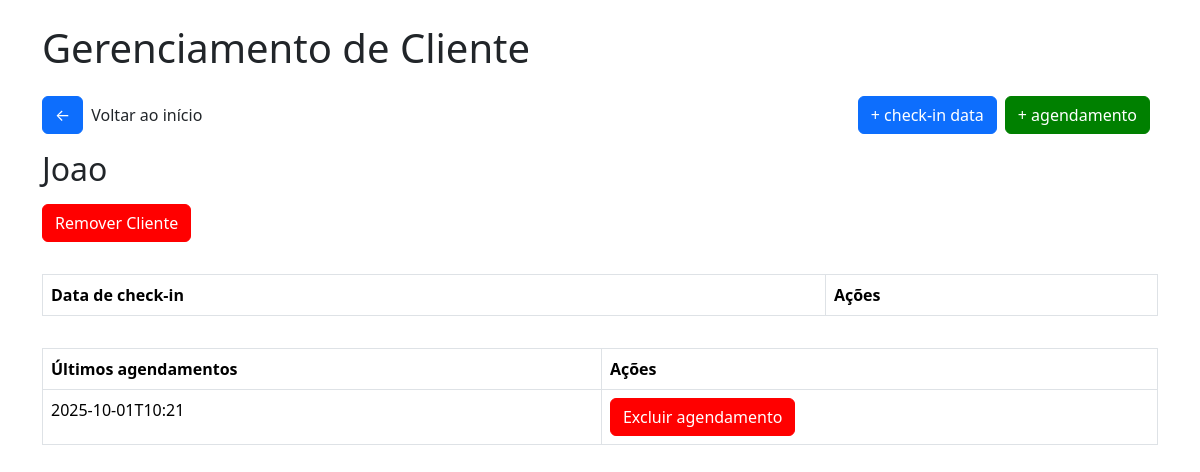
Page /clientemassagem/2 on the earlier database version.
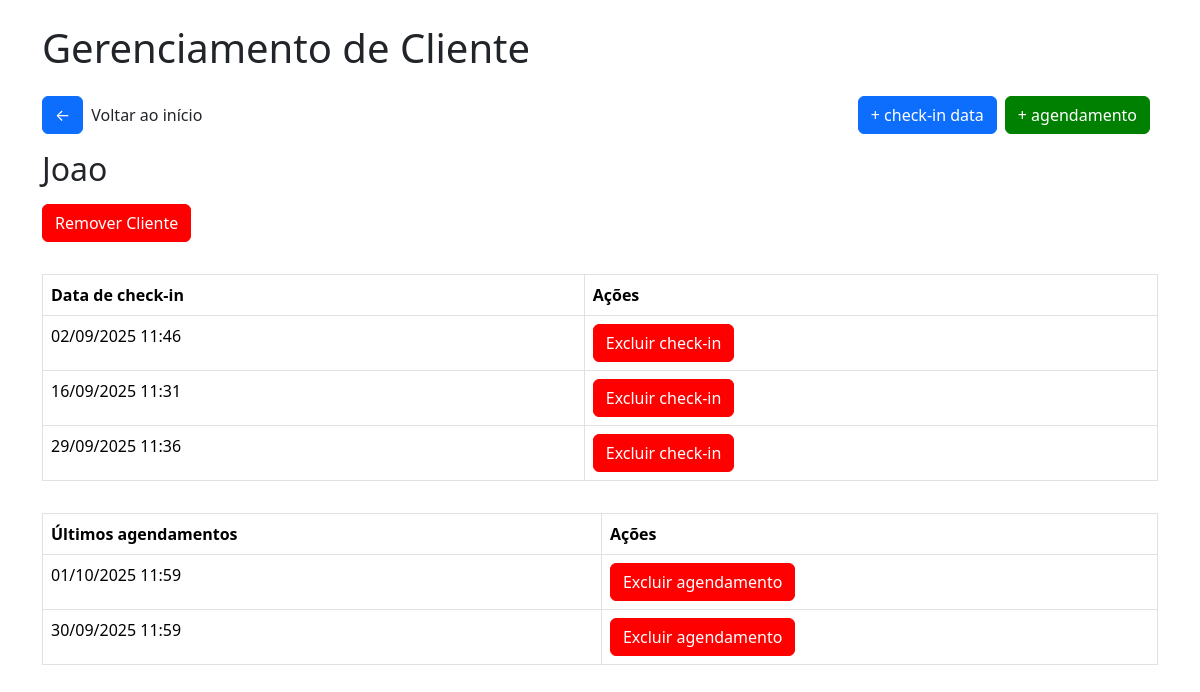
Same page on the later database version.
### tables this page shows
CREATE TABLE cliente_massagem (
        id INTEGER PRIMARY KEY AUTOINCREMENT,
        nome TEXT NOT NULL,
        status BOOLEAN DEFAULT FALSE,
        checkins INTEGER DEFAULT 0
    );

CREATE TABLE historico_agendamento_massagem (
        id INTEGER PRIMARY KEY AUTOINCREMENT,
        cliente_id INTEGER,
        data DATETIME,
        FOREIGN KEY(cliente_id) REFERENCES clientes(id)
    );

CREATE TABLE checkin_massagem (
        id INTEGER PRIMARY KEY AUTOINCREMENT,
        cliente_id INTEGER,
        data DATETIME,
        FOREIGN KEY(cliente_id) REFERENCES clientes(id)
    );

### app/views/massagem.py (the view)
@app.route('/clientemassagem/<int:cliente_id>')
def cliente_massagem(cliente_id):
    conn = get_db_connection()
    cliente = conn.execute("SELECT * FROM cliente_massagem WHERE id = ?", (cliente_id,)).fetchone()
    checkins = conn.execute("SELECT * FROM checkin_massagem WHERE cliente_id = ? ORDER BY data ASC", (cliente_id,))
    agendamentos = conn.execute("SELECT * FROM historico_agendamento_massagem WHERE cliente_id = ? ORDER BY data ASC", (cliente_id,))
    return render_template('massagem/cliente_massagem.html', cliente=cliente, checkins=checkins, agendamentos=agendamentos)

### app/model/model.py (called while the page is built)
def get_db_connection():
    conn = sqlite3.connect('checkins.db')
    conn.row_factory = sqlite3.Row
    return conn

### app/templates/massagem/cliente_massagem.html (shortened to what this page needs)
<!DOCTYPE html>
<html lang="pt-br">
<head>
    <link href="https://cdn.jsdelivr.net/npm/bootstrap@5.3.2/dist/css/bootstrap.min.css" rel="stylesheet">
    <link rel="stylesheet" href="{{url_for('static', filename='css/style.css')}}">
    <link rel="stylesheet" href="{{url_for('static', filename='css/modal.css')}}">
</head>
<body>
    <div class="container">
        <h1 class="mb-4">
            Gerenciamento de Cliente
        </h1>
        <div class="box-btn-home">
            <div class="box"><a href="/" class="btn btn-primary btn-home">&#x2190</a>
            <p>Voltar ao início</p></div>
            <div class="box">
                <a href="/adcheckindatamassagem/{{cliente.id}}" class="btn btn-primary btn-home">+ check-in data</a>
                <a href="/adicionaragendamentomassagem/{{cliente.id}}" class="btn btn-primary btn-home green">+ agendamento</a>
            </div>
        </div>
        <h2 class="mb-3">
            {{cliente.nome}}
        </h2>
        <button class="btn btn-primary btn-remover" id="openModal">Remover Cliente</button>
        <table class="table table-bordered table-checkin">
            <thead>
                <tr>
                <th>Data de check-in</th>
                <th>Ações</th>
                </tr>
            </thead>
            <tbody>
                {% for checkin in checkins %}
                <tr>
                <td>{{ checkin.data }}</td>
                <td><a href="/excluircheckinmassagem/{{checkin.id}}" class="btn btn-primary btn-remover excludecheckin">Excluir check-in</a></td>
                </tr>
                {% endfor %}
            </tbody>
        </table>
        <table class="table table-bordered table-checkin">
            <thead>
                <tr>
                <th>Últimos agendamentos</th>
                <th>Ações</th>
                </tr>
            </thead>
            <tbody>
                {% for a in agendamentos %}
                <tr>
                <td>{{ a.data }}</td>
                <td><a href="/excluiragendamentomassagem/{{a.id}}" class="btn btn-primary btn-remover excludecheckin">Excluir agendamento</a></td>
                </tr>
                {% endfor %}
            </tbody>
        </table>
</body>
</html>

### app/static/css/style.css (style rules this page uses)
body { padding: 24px; }
a { text-decoration: none; }
.btn-remover { background-color: red; border-color: red; }
.btn-home { margin-bottom: 16px; margin-right: 8px; }
.box-btn-home { width: 100%; display: flex; justify-content: space-between; align-items: center; }
.box-btn-home .box { display: flex; justify-content: center; align-items: center; }
.table-checkin { margin-top: 32px; }
.excludecheckin { color: white; }
.green { background-color: green; border-color:green; }

Differences in the rows shown:
removed historico_agendamento_massagem: data "2025-10-01T10:21"
added checkin_massagem: data "02/09/2025 11:46"
added checkin_massagem: data "16/09/2025 11:31"
added checkin_massagem: data "29/09/2025 11:36"
added historico_agendamento_massagem: data "01/10/2025 11:59"
added historico_agendamento_massagem: data "30/09/2025 11:59"
